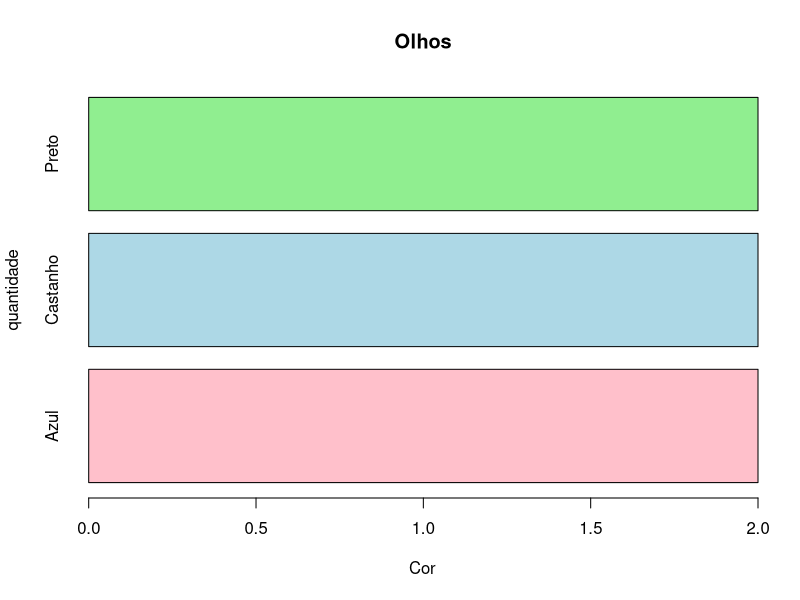

This chart was generated by the following R code:
## ---- chunk 1
knitr::opts_chunk$set(echo = TRUE)
## ---- chunk 2
Nome <- c("Joana", "Francisco", "Paulo", "Márcia", "Joaquina", "Bruno")
Idade <- c(21,30,27,29,40, 27)
Cor_dos_olhos <- c("Preto", "Castanho", "Azul", "Azul", "Preto", "Castanho")

dfolho <- data.frame(Nome, Idade, Cor_dos_olhos )
head(dfolho)
## ---- chunk 3
library(dplyr)

dfolho %>% filter(Cor_dos_olhos == "Azul")


## ---- chunk 4

olho <- table(dfolho$Cor_dos_olhos)
barplot(olho, main = " Olhos", xlab = " Cor", ylab = "quantidade",
        col = c("pink", "light blue","light green"), horiz = TRUE)


